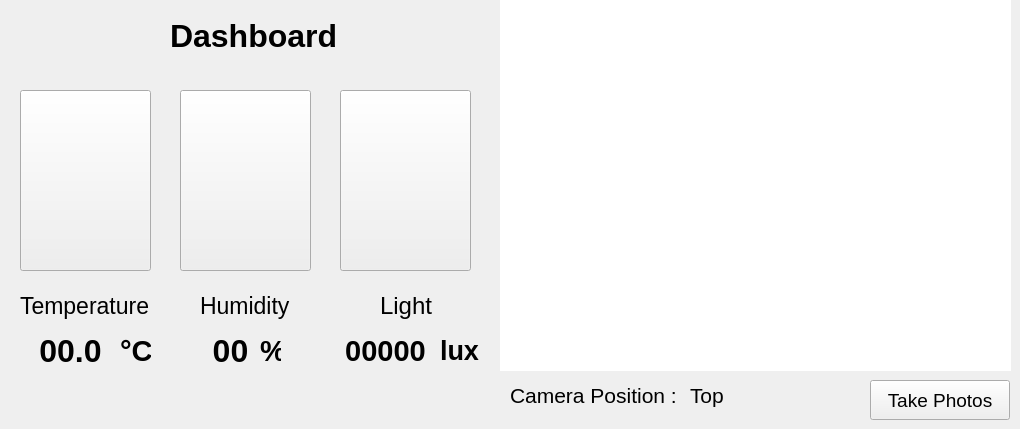
    <widget class="QWidget" name="dashboardPage">
     <widget class="QLabel" name="actualTempUnit">
      <property name="geometry">
       <rect>
        <x>120</x>
        <y>330</y>
        <width>31</width>
        <height>41</height>
       </rect>
      </property>
      <property name="font">
       <font>
        <pointsize>22</pointsize>
        <weight>75</weight>
        <bold>true</bold>
       </font>
      </property>
      <property name="text">
       <string>°C</string>
      </property>
     </widget>
     <widget class="QLabel" name="actualHumUnit">
      <property name="geometry">
       <rect>
        <x>260</x>
        <y>330</y>
        <width>21</width>
        <height>41</height>
       </rect>
      </property>
      <property name="font">
       <font>
        <pointsize>22</pointsize>
        <weight>75</weight>
        <bold>true</bold>
       </font>
      </property>
      <property name="text">
       <string>%</string>
      </property>
     </widget>
     <widget class="QLabel" name="tempTitle">
      <property name="geometry">
       <rect>
        <x>20</x>
        <y>290</y>
        <width>131</width>
        <height>31</height>
       </rect>
      </property>
      <property name="font">
       <font>
        <pointsize>17</pointsize>
       </font>
      </property>
      <property name="text">
       <string>Temperature</string>
      </property>
     </widget>
     <widget class="QLabel" name="lightTitle">
      <property name="geometry">
       <rect>
        <x>380</x>
        <y>290</y>
        <width>61</width>
        <height>31</height>
       </rect>
      </property>
      <property name="font">
       <font>
        <pointsize>18</pointsize>
       </font>
      </property>
      <property name="text">
       <string>Light</string>
      </property>
     </widget>
     <widget class="QLabel" name="actualLightUnit">
      <property name="geometry">
       <rect>
        <x>440</x>
        <y>330</y>
        <width>41</width>
        <height>41</height>
       </rect>
      </property>
      <property name="font">
       <font>
        <pointsize>20</pointsize>
        <weight>75</weight>
        <bold>true</bold>
       </font>
      </property>
      <property name="text">
       <string>lux</string>
      </property>
     </widget>
     <widget class="QLabel" name="actualTempVal">
      <property name="geometry">
       <rect>
        <x>30</x>
        <y>330</y>
        <width>81</width>
        <height>41</height>
       </rect>
      </property>
      <property name="font">
       <font>
        <pointsize>24</pointsize>
        <weight>75</weight>
        <bold>true</bold>
       </font>
      </property>
      <property name="text">
       <string>00.0</string>
      </property>
      <property name="alignment">
       <set>Qt::AlignCenter</set>
      </property>
     </widget>
     <widget class="QLabel" name="actualHumVal">
      <property name="geometry">
       <rect>
        <x>200</x>
        <y>330</y>
        <width>61</width>
        <height>41</height>
       </rect>
      </property>
      <property name="font">
       <font>
        <pointsize>24</pointsize>
        <weight>75</weight>
        <bold>true</bold>
       </font>
      </property>
      <property name="text">
       <string>00</string>
      </property>
      <property name="alignment">
       <set>Qt::AlignCenter</set>
      </property>
     </widget>
     <widget class="QLabel" name="actualLightVal">
      <property name="geometry">
       <rect>
        <x>320</x>
        <y>330</y>
        <width>131</width>
        <height>41</height>
       </rect>
      </property>
      <property name="font">
       <font>
        <pointsize>22</pointsize>
        <weight>75</weight>
        <bold>true</bold>
       </font>
      </property>
      <property name="text">
       <string>00000</string>
      </property>
      <property name="alignment">
       <set>Qt::AlignCenter</set>
      </property>
     </widget>
     <widget class="QLabel" name="humTitle">
      <property name="geometry">
       <rect>
        <x>200</x>
        <y>290</y>
        <width>91</width>
        <height>31</height>
       </rect>
      </property>
      <property name="font">
       <font>
        <pointsize>17</pointsize>
       </font>
      </property>
      <property name="text">
       <string>Humidity</string>
      </property>
     </widget>
     <widget class="QLabel" name="actPosition">
      <property name="geometry">
       <rect>
        <x>690</x>
        <y>380</y>
        <width>171</width>
        <height>31</height>
       </rect>
      </property>
      <property name="font">
       <font>
        <pointsize>16</pointsize>
       </font>
      </property>
      <property name="text">
       <string>Top</string>
      </property>
     </widget>
     <widget class="QPushButton" name="toTempPage">
      <property name="geometry">
       <rect>
        <x>20</x>
        <y>90</y>
        <width>131</width>
        <height>181</height>
       </rect>
      </property>
      <property name="font">
       <font>
        <pointsize>20</pointsize>
        <weight>75</weight>
        <bold>true</bold>
       </font>
      </property>
      <property name="autoFillBackground">
       <bool>false</bool>
      </property>
      <property name="text">
       <string/>
      </property>
      <property name="icon">
       <iconset>
        <normaloff>celsius-temperature-rounded-icon-vector-6461308-removebg-preview (1) (1).png</normaloff>celsius-temperature-rounded-icon-vector-6461308-removebg-preview (1) (1).png</iconset>
      </property>
      <property name="iconSize">
       <size>
        <width>80</width>
        <height>80</height>
       </size>
      </property>
     </widget>
     <widget class="QPushButton" name="toHumPage">
      <property name="geometry">
       <rect>
        <x>180</x>
        <y>90</y>
        <width>131</width>
        <height>181</height>
       </rect>
      </property>
      <property name="font">
       <font>
        <pointsize>20</pointsize>
        <weight>75</weight>
        <bold>true</bold>
       </font>
      </property>
      <property name="autoFillBackground">
       <bool>false</bool>
      </property>
      <property name="text">
       <string/>
      </property>
      <property name="icon">
       <iconset>
        <normaloff>download-removebg-preview (1) (1).png</normaloff>download-removebg-preview (1) (1).png</iconset>
      </property>
      <property name="iconSize">
       <size>
        <width>80</width>
        <height>80</height>
       </size>
      </property>
     </widget>
     <widget class="QPushButton" name="toLightPage">
      <property name="geometry">
       <rect>
        <x>340</x>
        <y>90</y>
        <width>131</width>
        <height>181</height>
       </rect>
      </property>
      <property name="font">
       <font>
        <pointsize>20</pointsize>
        <weight>75</weight>
        <bold>true</bold>
       </font>
      </property>
      <property name="autoFillBackground">
       <bool>false</bool>
      </property>
      <property name="text">
       <string/>
      </property>
      <property name="icon">
       <iconset>
        <normaloff>istockphoto-1191750833-170667a-removebg-preview (1).png</normaloff>istockphoto-1191750833-170667a-removebg-preview (1).png</iconset>
      </property>
      <property name="iconSize">
       <size>
        <width>80</width>
        <height>80</height>
       </size>
      </property>
     </widget>
     <widget class="QLabel" name="cameraHome">
      <property name="geometry">
       <rect>
        <x>500</x>
        <y>-10</y>
        <width>511</width>
        <height>381</height>
       </rect>
      </property>
      <property name="styleSheet">
       <string notr="true">background-color:white;</string>
      </property>
      <property name="text">
       <string/>
      </property>
     </widget>
     <widget class="QPushButton" name="takePhoto">
      <property name="geometry">
       <rect>
        <x>870</x>
        <y>380</y>
        <width>140</width>
        <height>40</height>
       </rect>
      </property>
      <property name="font">
       <font>
        <pointsize>14</pointsize>
       </font>
      </property>
      <property name="text">
       <string>Take Photos</string>
      </property>
     </widget>
     <widget class="QLabel" name="positionTitle">
      <property name="geometry">
       <rect>
        <x>510</x>
        <y>380</y>
        <width>191</width>
        <height>31</height>
       </rect>
      </property>
      <property name="font">
       <font>
        <pointsize>16</pointsize>
       </font>
      </property>
      <property name="text">
       <string>Camera Position :</string>
      </property>
     </widget>
     <widget class="QLabel" name="dashboardTitle">
      <property name="geometry">
       <rect>
        <x>170</x>
        <y>10</y>
        <width>171</width>
        <height>51</height>
       </rect>
      </property>
      <property name="font">
       <font>
        <pointsize>24</pointsize>
        <weight>75</weight>
        <bold>true</bold>
       </font>
      </property>
      <property name="text">
       <string>Dashboard</string>
      </property>
     </widget>
    </widget>
